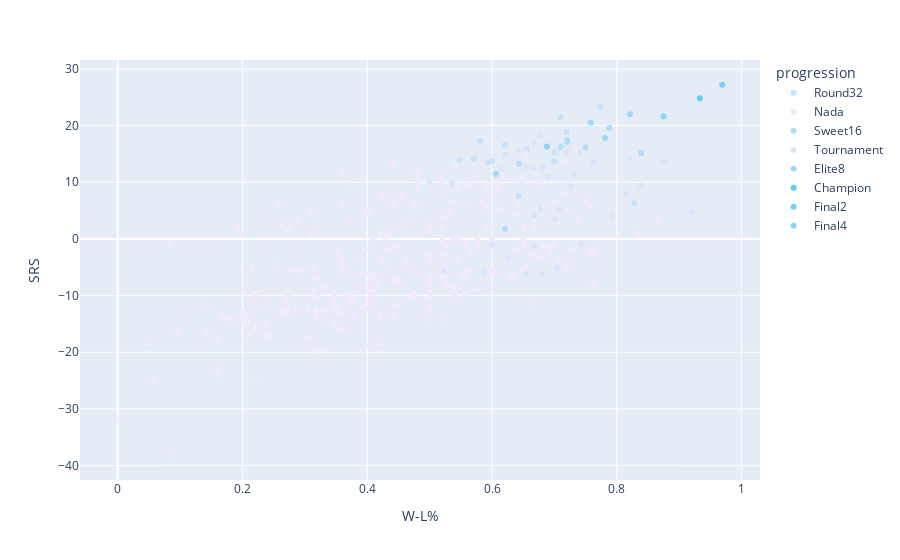

Notebook code cell kept with this figure:
### Code cell
# Set the order of the legend
legend_order = ['None', 'Tournament', 'Round32', 'Sweet16', 'Elite8', 'Final4', 'Final2', 'Champion']

# Define a color map
color_map = {'None': '#F0EAFC', 'Tournament': '#DCE6FB', 'Round32': '#C7E2F9', 
             'Sweet16': '#B3DEF8', 'Elite8': '#9EDAF6', 'Final4': '#8AD6F5', 
             'Final2': '#75D2F3', 'Champion': '#61CEF2'}

# Create the scatterplot
sns.scatterplot(x='W-L%', y='SRS', hue='progression', data=df,
                palette=['#61CEF2','#75D2F3','#8AD6F5','#9EDAF6','#B3DEF8','#C7E2F9','#DCE6FB','#F0EAFC'],hue_order=legend_order)
#normal way ['#F0EAFC','#DCE6FB','#C7E2F9','#B3DEF8','#9EDAF6','#8AD6F5','#75D2F3','#61CEF2']
#['#DCE6FB','#B3DEF8','#F0EAFC','#C7E2F9','#9EDAF6','#61CEF2','#75D2F3','#8AD6F5']


# Add axis labels and title
plt.xlabel('Win-Loss Ratio')
plt.ylabel('SRS')
plt.suptitle('_',y=.915)
plt.title('Winning % vs SRS', fontsize=16, fontweight='bold',y=1.05)
plt.legend(title='Tournament Status and Round Reached', loc='best')

# reordering the labels
handles, labels = plt.gca().get_legend_handles_labels()
# specify order
order = [7,6,5,4,3,2,1,0]
  
# pass handle & labels lists along with order as below
plt.legend([handles[i] for i in order], [labels[i] for i in order])

fig.show()

### Figure 1 — Plotly figure (JSON) as saved in the notebook; plotly's stock layout.template omitted (floating-point values rounded to 4 significant figures; data arrays with more than 128 entries replaced by an {"elided": "..."} marker saying what was removed)
{"data": [{"hovertemplate": "<b>%{hovertext}</b><br><br>progression=Round32<br>W-L%=%{x}<br>SRS=%{y}<extra></extra>", "hovertext": ["Abilene Christian", "Colorado", "Florida", "Illinois", "Iowa", "Kansas", "Louisiana State", "Maryland", "North Texas", "Ohio", "Oklahoma", "Oklahoma State", "Rutgers", "Texas Tech", "West Virginia", "Wisconsin"], "legendgroup": "Round32", "marker": {"color": "#C7E2F9", "symbol": "circle"}, "mode": "markers", "name": "Round32", "orientation": "v", "showlegend": true, "type": "scatter", "x": [0.828, 0.719, 0.6, 0.774, 0.71, 0.7, 0.655, 0.548, 0.643, 0.68, 0.593, 0.7, 0.571, 0.621, 0.655, 0.581], "xaxis": "x", "y": [6.27, 18.88, 13.7, 23.25, 21.4, 15.29, 15.7, 13.94, 7.58, 5.48, 13.52, 13.65, 14.14, 16.59, 15.36, 17.22], "yaxis": "y"}, {"hovertemplate": "<b>%{hovertext}</b><br><br>progression=Nada<br>W-L%=%{x}<br>SRS=%{y}<extra></extra>", "hovertext": {"elided": "287 str values"}, "legendgroup": "Nada", "marker": {"color": "#F0EAFC", "symbol": "circle"}, "mode": "markers", "name": "Nada", "orientation": "v", "showlegend": true, "type": "scatter", "x": {"elided": "287 float values"}, "xaxis": "x", "y": {"elided": "287 float values"}, "yaxis": "y"}, {"hovertemplate": "<b>%{hovertext}</b><br><br>progression=Sweet16<br>W-L%=%{x}<br>SRS=%{y}<extra></extra>", "hovertext": ["Alabama", "Creighton", "Florida State", "Loyola (IL)", "Oral Roberts", "Oregon", "Syracuse", "Villanova"], "legendgroup": "Sweet16", "marker": {"color": "#B3DEF8", "symbol": "circle"}, "mode": "markers", "name": "Sweet16", "orientation": "v", "showlegend": true, "type": "scatter", "x": [0.788, 0.71, 0.72, 0.839, 0.621, 0.75, 0.643, 0.72], "xaxis": "x", "y": [19.58, 16.28, 17.12, 15.12, 1.73, 16.15, 13.27, 17.47], "yaxis": "y"}, {"hovertemplate": "<b>%{hovertext}</b><br><br>progression=Tournament<br>W-L%=%{x}<br>SRS=%{y}<extra></extra>", "hovertext": ["Appalachian State", "Brigham Young", "Clemson", "Cleveland State", "Colgate", "Connecticut", "Drake", "Drexel", "Eastern Washington", "Georgetown", "Georgia Tech", "Grand Canyon", "Hartford", "Iona", "Liberty", "Michigan State", "Missouri", "Morehead State", "Mount St. Mary's", "Norfolk State", "North Carolina", "Ohio State", "Purdue", "San Diego State", "St. Bonaventure", "Tennessee", "Texas", "Texas Southern", "UC Santa Barbara", "UNC Greensboro", "Utah State", "Virginia", "Virginia Commonwealth", "Virginia Tech", "Wichita State", "Winthrop"], "legendgroup": "Tournament", "marker": {"color": "#DCE6FB", "symbol": "circle"}, "mode": "markers", "name": "Tournament", "orientation": "v", "showlegend": true, "type": "scatter", "x": [0.586, 0.741, 0.667, 0.704, 0.875, 0.652, 0.839, 0.6, 0.667, 0.5, 0.654, 0.708, 0.625, 0.667, 0.793, 0.536, 0.615, 0.742, 0.522, 0.68, 0.621, 0.677, 0.643, 0.821, 0.762, 0.667, 0.704, 0.654, 0.815, 0.7, 0.69, 0.72, 0.731, 0.682, 0.727, 0.92], "xaxis": "x", "y": [-5.84, 15.19, 12.49, -5.12, 13.66, 15.77, 9.42, -0.97, 4.03, 10.13, 12.79, 5.11, -3.45, -1.2, 4.06, 9.8, 12.37, -0.95, -5.67, -6.16, 14.79, 18.25, 15.55, 14.36, 13.44, 16.87, 15.51, -6.15, 7.8, 3.48, 10.99, 15.27, 11.3, 12.59, 9.36, 4.69], "yaxis": "y"}, {"hovertemplate": "<b>%{hovertext}</b><br><br>progression=Elite8<br>W-L%=%{x}<br>SRS=%{y}<extra></extra>", "hovertext": ["Arkansas", "Michigan", "Oregon State", "Southern California"], "legendgroup": "Elite8", "marker": {"color": "#9EDAF6", "symbol": "circle"}, "mode": "markers", "name": "Elite8", "orientation": "v", "showlegend": true, "type": "scatter", "x": [0.781, 0.821, 0.606, 0.758], "xaxis": "x", "y": [17.8, 22, 11.48, 20.5], "yaxis": "y"}, {"hovertemplate": "<b>%{hovertext}</b><br><br>progression=Champion<br>W-L%=%{x}<br>SRS=%{y}<extra></extra>", "hovertext": ["Baylor"], "legendgroup": "Champion", "marker": {"color": "#61CEF2", "symbol": "circle"}, "mode": "markers", "name": "Champion", "orientation": "v", "showlegend": true, "type": "scatter", "x": [0.933], "xaxis": "x", "y": [24.83], "yaxis": "y"}, {"hovertemplate": "<b>%{hovertext}</b><br><br>progression=Final2<br>W-L%=%{x}<br>SRS=%{y}<extra></extra>", "hovertext": ["Gonzaga"], "legendgroup": "Final2", "marker": {"color": "#75D2F3", "symbol": "circle"}, "mode": "markers", "name": "Final2", "orientation": "v", "showlegend": true, "type": "scatter", "x": [0.969], "xaxis": "x", "y": [27.2], "yaxis": "y"}, {"hovertemplate": "<b>%{hovertext}</b><br><br>progression=Final4<br>W-L%=%{x}<br>SRS=%{y}<extra></extra>", "hovertext": ["Houston", "UCLA"], "legendgroup": "Final4", "marker": {"color": "#8AD6F5", "symbol": "circle"}, "mode": "markers", "name": "Final4", "orientation": "v", "showlegend": true, "type": "scatter", "x": [0.875, 0.688], "xaxis": "x", "y": [21.66, 16.3], "yaxis": "y"}], "layout": {"legend": {"title": {"text": "progression"}, "tracegroupgap": 0}, "margin": {"t": 60}, "xaxis": {"anchor": "y", "domain": [0, 1], "title": {"text": "W-L%"}}, "yaxis": {"anchor": "x", "domain": [0, 1], "title": {"text": "SRS"}}}}
